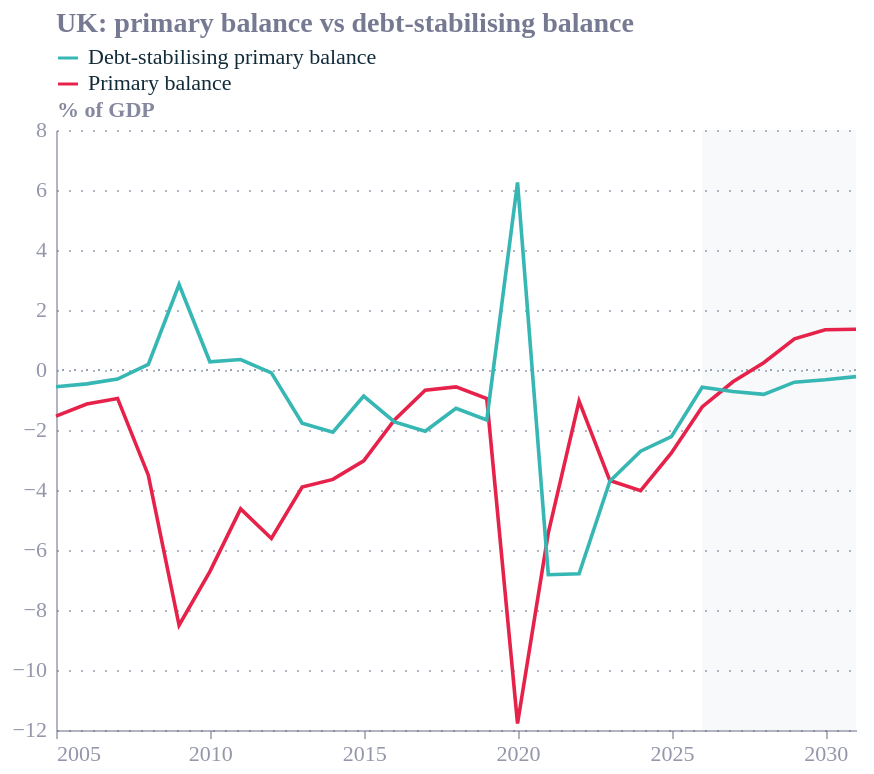

Write notebook code for a chart like this one.
### Code cell
def gapchart(country, label=None, start=2005):
    label = label or country
    s = p[(p.country == country) & p.year.between(start, 2031)][["year", "pb", "pb_star"]]
    s = s.rename(columns={"pb": "Primary balance", "pb_star": "Debt-stabilising primary balance"}
                ).melt("year", var_name="series", value_name="v")
    xs = alt.Scale(domain=[start, 2031], zero=False)
    ax = alt.Axis(format="d", values=[2005, 2010, 2015, 2020, 2025, 2030], grid=False)
    pr = alt.Chart(pd.DataFrame({"a": [2026], "b": [2031]})).mark_rect(opacity=0.07, color="#94a3b8").encode(
        x=alt.X("a:Q", scale=xs, title=None, axis=ax), x2="b:Q")
    zero = alt.Chart(pd.DataFrame({"y": [0]})).mark_rule(strokeDash=[1, 5], color="#94a3b8").encode(y="y:Q")
    line = alt.Chart(s).mark_line(strokeWidth=1.8).encode(
        x=alt.X("year:Q", title=None, scale=xs, axis=ax), y=alt.Y("v:Q", title="% of GDP"),
        color=alt.Color("series:N", title=None, legend=alt.Legend(orient="top", direction="vertical", labelLimit=300)))
    return (pr + zero + line).properties(width=W, height=H,
            title=f"{label}: primary balance vs debt-stabilising balance")

fig4 = gapchart("United Kingdom", label="UK")
save(fig4, "g7_fig04_uk_pb_vs_stabilising")
dump(p[p.country == "United Kingdom"].set_index("year")[["pb", "pb_star"]], "g7_fig04_uk_pb_vs_stabilising")
fig4

### Figure 1 — Vega-Lite specification as saved in the notebook (floating-point values rounded to 4 significant figures)
{"config": {"font": "Circular Std", "text": {"color": "#676A86", "align": "left", "baseline": "middle", "dx": 7, "dy": 0, "fontSize": 11}, "view": {"stroke": null, "continuousWidth": 400, "continuousHeight": 300, "discreteWidth": 400, "discreteHeight": 300}, "range": {"category": ["#36B7B4", "#E6224B", "#F4C245", "#0063AF", "#00A767", "#179FDB", "#EB5C2E"], "diverging": ["#E6224B", "#E54753", "#C9C9C9", "#179FDB", "#122B39"], "heatmap": ["#C9C9C9", "#179FDB", "#0063AF", "#122B39"], "ordinal": ["#00A767", "#36B7B4", "#179FDB", "#0063AF", "#243B5A"]}, "bar": {"color": "#179fdb"}, "line": {"color": "#e6224b"}, "rule": {"color": "#676A86"}, "area": {"opacity": 0.3}, "point": {"filled": true, "size": 80, "color": "#e6224b", "opacity": 0.95}, "geoshape": {"stroke": "white", "strokeWidth": 0.3}, "rect": {"fill": "#d6d4d4", "opacity": 0.3}, "axis": {"labelColor": "#676A86", "labelFontSize": 11, "labelFont": "Circular Std", "labelOpacity": 0.7, "tickColor": "#676A86", "tickOpacity": 0.5, "domainColor": "#676A86", "domainOpacity": 0.5, "gridColor": "#676A86", "gridDash": [2, 2], "gridOpacity": 0.5, "title": null, "titleColor": "#676A86", "titleOpacity": 0.8, "tickSize": 4}, "axisXDiscrete": {"grid": false, "labelAngle": 0, "tickCount": 10, "tickOpacity": 0.5, "title": null}, "axisYDiscrete": {"ticks": false, "labelPadding": 5}, "axisXTemporal": {"grid": false, "ticks": true}, "axisXQuantitative": {"grid": true}, "axisYQuantitative": {"gridColor": "#676A86", "gridDash": [1, 5], "gridOpacity": 0.5, "ticks": false, "labelPadding": 5, "tickCount": 8, "titleAngle": 0, "titleAlign": "left", "titleBaseline": "bottom", "titleX": 0, "titleY": -5}, "title": {"color": "#676A86E6", "subtitleColor": "#676A86", "font": "Circular Std", "subtitleFont": "Circular Std", "anchor": "start", "fontSize": 14, "subtitleFontSize": 12, "subtitlePadding": 4, "offset": 0, "frame": "group"}, "legend": {"titleColor": "#122b39", "title": null, "labelColor": "#122b39", "labelFontSize": 11}}, "layer": [{"data": {"name": "data-299fd636835b322b8f833680d9e1c5ab"}, "mark": {"type": "rect", "color": "#94a3b8", "opacity": 0.07}, "encoding": {"x": {"axis": {"format": "d", "grid": false, "values": [2005, 2010, 2015, 2020, 2025, 2030]}, "field": "a", "scale": {"domain": [2005, 2031], "zero": false}, "title": null, "type": "quantitative"}, "x2": {"field": "b"}}}, {"data": {"name": "data-a0a55d106695e8d630baff0f16eee66d"}, "mark": {"type": "rule", "color": "#94a3b8", "strokeDash": [1, 5]}, "encoding": {"y": {"field": "y", "type": "quantitative"}}}, {"data": {"name": "data-14a6f06a4bb87a263137b574b7a7bb23"}, "mark": {"type": "line", "strokeWidth": 1.8}, "encoding": {"color": {"field": "series", "legend": {"direction": "vertical", "labelLimit": 300, "orient": "top"}, "title": null, "type": "nominal"}, "x": {"axis": {"format": "d", "grid": false, "values": [2005, 2010, 2015, 2020, 2025, 2030]}, "field": "year", "scale": {"domain": [2005, 2031], "zero": false}, "title": null, "type": "quantitative"}, "y": {"field": "v", "title": "% of GDP", "type": "quantitative"}}}], "height": 300, "title": "UK: primary balance vs debt-stabilising balance", "width": 400, "$schema": "https://vega.github.io/schema/vega-lite/v6.4.1.json", "datasets": {"data-299fd636835b322b8f833680d9e1c5ab": [{"a": 2026, "b": 2031}], "data-a0a55d106695e8d630baff0f16eee66d": [{"y": 0}], "data-14a6f06a4bb87a263137b574b7a7bb23": [{"year": 2005, "series": "Primary balance", "v": -1.538}, {"year": 2006, "series": "Primary balance", "v": -1.132}, {"year": 2007, "series": "Primary balance", "v": -0.948}, {"year": 2008, "series": "Primary balance", "v": -3.505}, {"year": 2009, "series": "Primary balance", "v": -8.509}, {"year": 2010, "series": "Primary balance", "v": -6.721}, {"year": 2011, "series": "Primary balance", "v": -4.629}, {"year": 2012, "series": "Primary balance", "v": -5.616}, {"year": 2013, "series": "Primary balance", "v": -3.903}, {"year": 2014, "series": "Primary balance", "v": -3.647}, {"year": 2015, "series": "Primary balance", "v": -3.03}, {"year": 2016, "series": "Primary balance", "v": -1.668}, {"year": 2017, "series": "Primary balance", "v": -0.677}, {"year": 2018, "series": "Primary balance", "v": -0.563}, {"year": 2019, "series": "Primary balance", "v": -0.952}, {"year": 2020, "series": "Primary balance", "v": -11.79}, {"year": 2021, "series": "Primary balance", "v": -5.43}, {"year": 2022, "series": "Primary balance", "v": -1.04}, {"year": 2023, "series": "Primary balance", "v": -3.686}, {"year": 2024, "series": "Primary balance", "v": -4.023}, {"year": 2025, "series": "Primary balance", "v": -2.765}, {"year": 2026, "series": "Primary balance", "v": -1.231}, {"year": 2027, "series": "Primary balance", "v": -0.393}, {"year": 2028, "series": "Primary balance", "v": 0.241}, {"year": 2029, "series": "Primary balance", "v": 1.041}, {"year": 2030, "series": "Primary balance", "v": 1.344}, {"year": 2031, "series": "Primary balance", "v": 1.356}, {"year": 2005, "series": "Debt-stabilising primary balance", "v": -0.5583}, {"year": 2006, "series": "Debt-stabilising primary balance", "v": -0.4634}, {"year": 2007, "series": "Debt-stabilising primary balance", "v": -0.3037}, {"year": 2008, "series": "Debt-stabilising primary balance", "v": 0.1884}, {"year": 2009, "series": "Debt-stabilising primary balance", "v": 2.851}, {"year": 2010, "series": "Debt-stabilising primary balance", "v": 0.2744}, {"year": 2011, "series": "Debt-stabilising primary balance", "v": 0.3487}, {"year": 2012, "series": "Debt-stabilising primary balance", "v": -0.09396}, {"year": 2013, "series": "Debt-stabilising primary balance", "v": -1.775}, {"year": 2014, "series": "Debt-stabilising primary balance", "v": -2.075}, {"year": 2015, "series": "Debt-stabilising primary balance", "v": -0.8705}, {"year": 2016, "series": "Debt-stabilising primary balance", "v": -1.732}, {"year": 2017, "series": "Debt-stabilising primary balance", "v": -2.041}, {"year": 2018, "series": "Debt-stabilising primary balance", "v": -1.278}, {"year": 2019, "series": "Debt-stabilising primary balance", "v": -1.664}, {"year": 2020, "series": "Debt-stabilising primary balance", "v": 6.253}, {"year": 2021, "series": "Debt-stabilising primary balance", "v": -6.823}, {"year": 2022, "series": "Debt-stabilising primary balance", "v": -6.794}, {"year": 2023, "series": "Debt-stabilising primary balance", "v": -3.706}, {"year": 2024, "series": "Debt-stabilising primary balance", "v": -2.704}, {"year": 2025, "series": "Debt-stabilising primary balance", "v": -2.221}, {"year": 2026, "series": "Debt-stabilising primary balance", "v": -0.5732}, {"year": 2027, "series": "Debt-stabilising primary balance", "v": -0.7181}, {"year": 2028, "series": "Debt-stabilising primary balance", "v": -0.8127}, {"year": 2029, "series": "Debt-stabilising primary balance", "v": -0.4056}, {"year": 2030, "series": "Debt-stabilising primary balance", "v": -0.3265}, {"year": 2031, "series": "Debt-stabilising primary balance", "v": -0.2205}]}}
